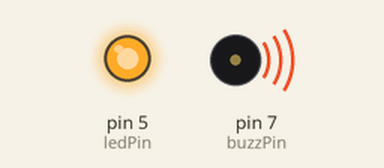
Bench run of a sketch on a simulated Arduino Uno, built with avr-gcc and run on an emulated ATmega328P. Parts: output pins drawn as LEDs (lit = HIGH), buzzer (waves = sounding).

Above: at 1.3 s.
At 9.4 s:
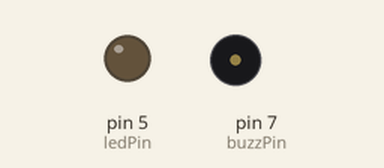
Timing chart, 0 to 12.9 s (numbered marks = the images above):
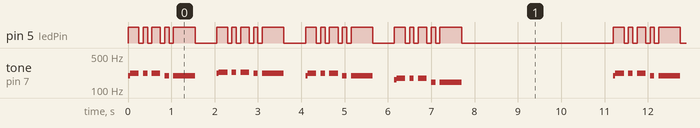

The sketch:

deadwood_piezzo.ino
```cpp
// contants
const int buzzPin = 7;
const int ledPin = 5;

// notes
const float G3major = 196.0;
const float A3major = 220.0;
const float A3sharpM = 233.08;
const float E3major = 164.81;
const float F3major = 174.61;
const float D3major = 146.83;

void setup () {
    pinMode(buzzPin, OUTPUT);
    pinMode(ledPin, OUTPUT);
}

void loop() {
    addMelody(G3major, 50, 0);

    addMelody(A3major, 200, 100);

    addMelody(A3major, 100, 100);

    addMelody(A3major, 200, 100);

    addMelody(G3major, 100, 100);

    addMelody(G3major, 500, 500);


    addMelody(A3major, 50, 0);

    addMelody(A3sharpM, 200, 100);

    addMelody(A3sharpM, 100, 100);

    addMelody(A3sharpM, 200, 100);

    addMelody(A3major, 100, 100);

    addMelody(A3major, 500, 500);


    addMelody(G3major, 50, 0);

    addMelody(A3major, 200, 100);

    addMelody(A3major, 100, 100);

    addMelody(A3major, 200, 100);

    addMelody(G3major, 100, 100);

    addMelody(G3major, 500, 500);


    addMelody(E3major, 50, 0);

    addMelody(F3major, 200, 100);

    addMelody(F3major, 100, 100);

    addMelody(F3major, 200, 100);

    addMelody(D3major, 100, 100);

    addMelody(D3major, 500, 500);


    delay(3000);
}
/*
 * float note The frequency passed to `tone()` function.
 * int duration Duration of the tone.
 * int delayAfter Duration of mute after the tone.
 */
void addMelody(float note, int duration, int delayAfter) {
    digitalWrite(ledPin, HIGH);
    tone(buzzPin, note);
    delay(duration);

    digitalWrite(ledPin, LOW);
    noTone(buzzPin);
    if (delayAfter > 0) delay(delayAfter);
}
```

Measured:
- by itself, pin 5 (ledPin): moves between LOW and HIGH, repeating every 11.2 s
- by itself, tone on pin 7 (buzzPin): plays 196 Hz for 0.05 s, 220 Hz for 0.20 s, 220 Hz for 0.10 s, 220 Hz for 0.20 s, 196 Hz for 0.10 s, 196 Hz for 0.50 s … (286 notes in this stretch)
